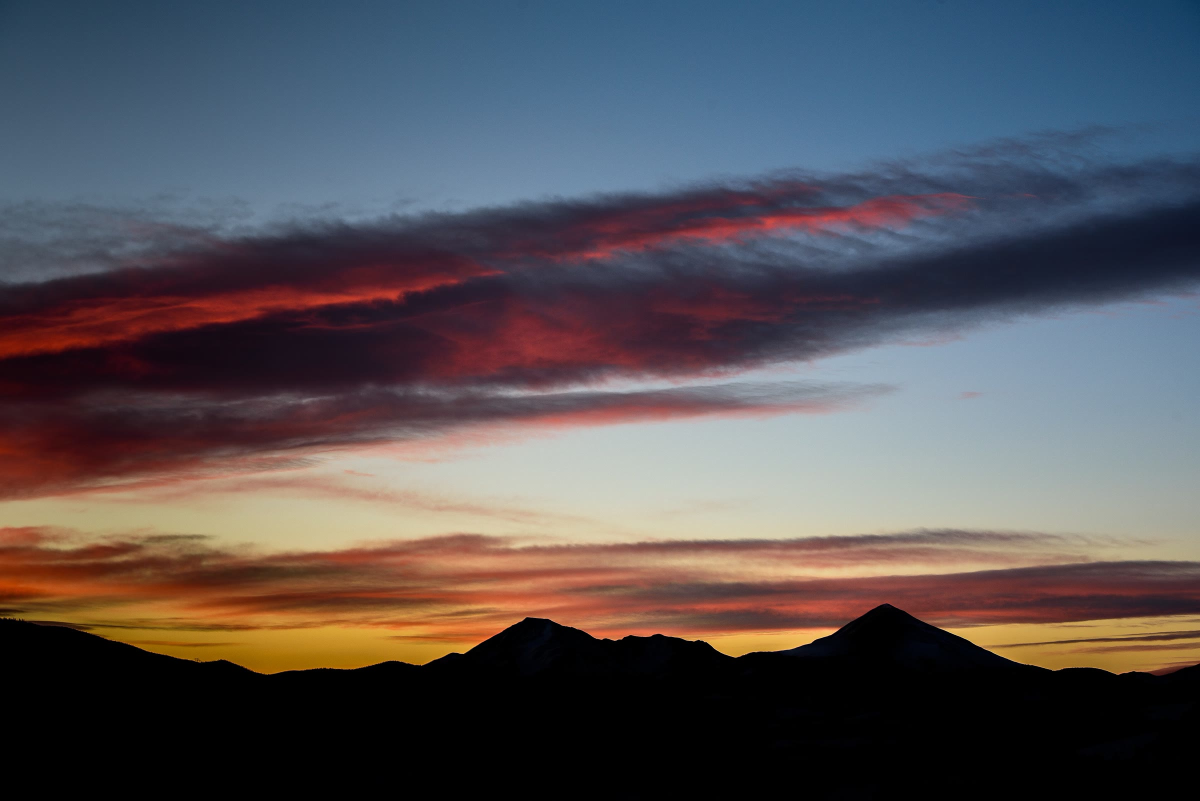
#> input picture archive/designs/43/bake/src/commons-mountains-colorful-sky-nathan-anderson.jpg, 2400 x 1602 px, found by its file name (shown at 1/2 size)
$ python specimens.py ../../../43/bake/src/ambientcg-paper003-color.jpg ../../../43/bake/src/commons-mountains-colorful-sky-nathan-anderson.jpg ../../../43/bake/src/commons-mountains-colorful-sky-nathan-anderson.jpg ../../../43/bake/src/commons-mountains-colorful-sky-nathan-anderson.jpg 5
#> lines starting #> are read from the running program, lines starting #| are printed output that depends on the picture; after the words box and inside, x2 and y2 are one past the last pixel; in counts of white or black regions, pixels touching at a corner belong together
### archive/designs/85/assets/src/common.py
import numpy as np
from PIL import Image
from scipy import ndimage as ndi

def srgb2lin(x): return np.where(x<=0.04045,x/12.92,((x+0.055)/1.055)**2.4)
def lin2srgb(x):
    x=np.clip(x,0,1); return np.where(x<=0.0031308,12.92*x,1.055*x**(1/2.4)-0.055)
def hexc(h):
    h=h.lstrip('#'); return srgb2lin(np.array([int(h[i:i+2],16)/255 for i in (0,2,4)]))

PAPER=hexc('#f7f5ea'); PAPER2=hexc('#eae6d8'); INK=hexc('#0b1711')
SPOT=hexc('#2f9e3c'); SPOTD=hexc('#005e26'); SPOTI=hexc('#00301a'); GLASS=hexc('#d1f2d7'); GLOW=hexc('#a6f08f')

def load_gray(path, crop=0.02):
#> called with crop = 0.03
    im=Image.open(path).convert('L'); w,h=im.size
    im=im.crop((int(w*crop),int(h*crop),int(w*(1-crop)),int(h*(1-crop))))
#> im: PIL image 2256x1505 L
    return im

def bilinear(img, x, y):
    """img HxWxC, x,y float coord arrays -> sampled, clamp edges"""
    H,W=img.shape[:2]
    x=np.clip(x,0,W-1.001); y=np.clip(y,0,H-1.001)
    x0=np.floor(x).astype(np.int32); y0=np.floor(y).astype(np.int32)
    fx=(x-x0)[...,None]; fy=(y-y0)[...,None]
    a=img[y0,x0]; b=img[y0,x0+1]; c=img[y0+1,x0]; d=img[y0+1,x0+1]
    return (a*(1-fx)+b*fx)*(1-fy)+(c*(1-fx)+d*fx)*fy

def paper_tex(H,W,seed=1):
    rng=np.random.default_rng(seed)
    n=rng.standard_normal((H,W)).astype(np.float32)
    fine=ndi.gaussian_filter(n,0.7)*0.5
    mid=ndi.gaussian_filter(rng.standard_normal((H,W)).astype(np.float32),6)*6
    # fibres: anisotropic noise
    fib=ndi.gaussian_filter(rng.standard_normal((H,W)).astype(np.float32),(1.2,3.5))*4
    t=fine*0.035+mid*0.02+fib*0.02
    return t

def save(img_lin, path, q=88):
    a=(lin2srgb(img_lin)*255+0.5).astype(np.uint8)
    im=Image.fromarray(a); im.save(path, quality=q); return im

def grain(H,W,amt=0.012,seed=3):
    rng=np.random.default_rng(seed)
    return (rng.standard_normal((H,W,1)).astype(np.float32))*amt

### designs/85/assets/src/glassify.py
"""Turn an ink mask into glass objects lying on paper. Shared by hero + product renders."""
import numpy as np
from scipy import ndimage as ndi
from common import *

def smooth(e0,e1,x):
    t=np.clip((x-e0)/(e1-e0),0,1); return t*t*(3-2*t)

def make_paper(H,W,sc,grid=True,seed=1,gridcol=None):
    yy,xx=np.mgrid[0:H,0:W].astype(np.float32)
    tex=paper_tex(H,W,seed)[...,None]
    P=PAPER*(1+tex)
    if grid:
        g=56*sc
        gl=np.minimum(np.abs(((xx+g/2)%g)-g/2),np.abs(((yy+g/2)%g)-g/2))
        g2=g*5
        gl2=np.minimum(np.abs(((xx+g2/2)%g2)-g2/2),np.abs(((yy+g2/2)%g2)-g2/2))
        gr=np.exp(-(gl/(0.8*sc+0.35))**2)*0.10+np.exp(-(gl2/(1.1*sc+0.45))**2)*0.22
        gc=SPOTD if gridcol is None else gridcol
        P=P*(1-gr[...,None])+gc*gr[...,None]*0.9
    return P

def glassify(a, P, sc, light=(-0.45,-0.7,0.56), R=38, detail=0.20, D=80, shadow_off=(26,38), tint=1.0, mask=None):
    """a: ink lines 0..1 (HxW), P: background paper HxWx3 (linear). Returns rgb, mask."""
    H,W=a.shape
    if mask is None:
        m=ndi.gaussian_filter(a,3*sc)>0.22
        m=ndi.binary_fill_holes(m)
        m=ndi.binary_opening(m,iterations=max(1,int(2*sc)))
        lab,n=ndi.label(m); sizes=ndi.sum(m,lab,range(1,n+1))
        keep=np.isin(lab,1+np.where(sizes>(900*sc*sc))[0]); m=keep
    else:
        m=mask
    mf=ndi.gaussian_filter(m.astype(np.float32),1.0)
    dist=ndi.distance_transform_edt(m).astype(np.float32)
    dome=1-(1-np.clip(dist/(R*sc),0,1))**2
    dome=ndi.gaussian_filter(dome,1.2*sc)
    big=np.sqrt(np.clip(dist/(170*sc),0,1))
    dome=dome*0.75+big*0.55
    h=dome*1.0 - detail*ndi.gaussian_filter(a,1.3*sc)*m + 0.04*ndi.gaussian_filter(a,5*sc)*m
    gy,gx=np.gradient(h)
    K=R*sc*0.9
    nx,ny,nz=-gx*K,-gy*K,np.ones_like(gx)
    ln=np.sqrt(nx*nx+ny*ny+nz*nz); nx/=ln; ny/=ln; nz/=ln
    yy,xx=np.mgrid[0:H,0:W].astype(np.float32)
    # shadow + caustic on paper
    ox,oy=shadow_off[0]*sc,shadow_off[1]*sc
    msh=ndi.shift(mf,(oy,ox),order=1)
    sh=ndi.gaussian_filter(msh,14*sc)
    lap=-ndi.laplace(ndi.gaussian_filter(h,5*sc))
    cs=ndi.shift((np.clip(dist/(60*sc),0,1)**3)*m,(oy*0.8,ox*0.8),order=1)
    cs=ndi.gaussian_filter(cs,2.2*sc); cs=cs/(cs.max()+1e-6)
    core=ndi.shift(ndi.gaussian_filter(dome*m,6*sc),(oy*0.7,ox*0.7),order=1)
    Pg=P*(1-0.30*sh[...,None]*np.array([1.0,0.93,0.97]))
    Pg=Pg+ (GLOW*0.42)*(np.clip(cs*1.6,0,1)**1.5*sh)[...,None]*tint + (SPOT*0.06)*(core*sh)[...,None]*tint
    # refraction
    ch=[]
    for i,k in enumerate((1.0,1.08,1.17)):
        ch.append(bilinear(Pg[...,i:i+1],xx+nx*D*sc*k,yy+ny*D*sc*k)[...,0])
    refr=np.stack(ch,-1)
    thick=h.clip(0,None)
    absorb=np.exp(-thick[...,None]*np.array([0.10,0.02,0.08])*tint)
    edge_green=np.exp(-(np.clip((1-nz)*5,0,3))[...,None]*np.array([1.0,0.42,0.85]))
    body=refr*absorb*edge_green
    Lx,Ly,Lz=light; ll=np.sqrt(Lx*Lx+Ly*Ly+Lz*Lz); Lx/=ll;Ly/=ll;Lz/=ll
    Rx,Ry,Rz=2*nz*nx,2*nz*ny,2*nz*nz-1
    spec=np.clip(Rx*Lx+Ry*Ly+Rz*Lz,0,1)**120
    spec2=np.clip(Rx*0.55+Ry*0.35+Rz*0.76,0,1)**18
    fres=np.clip((1-nz)**1.6*1.6,0,1)
    env=0.4+0.6*smooth(-0.2,0.6,-Ry)  # softbox overhead
    g=body*(1-0.8*fres)[...,None] + np.array([1,1,0.97])*(fres*env*0.55)[...,None] + 2.4*spec[...,None] + (GLASS*0.18)*spec2[...,None]
    out=Pg*(1-mf[...,None])+g*mf[...,None]
    return out, mf

### archive/designs/85/assets/src/specimens.py
import sys, json, numpy as np
from PIL import Image
from scipy import ndimage as ndi
sys.path.insert(0, sys.argv[1]+'/py')
from common import *
from glassify import glassify, make_paper, smooth
S=sys.argv[1]; OUT=sys.argv[2]; src=sys.argv[3]; prefix=sys.argv[4]; n=int(sys.argv[5])
im=load_gray(S+'/dl/'+src,0.03)
w,h=im.size; s0=1100/w
sm=np.asarray(im.resize((1100,int(h*s0)),Image.LANCZOS),dtype=np.float32)/255
a0=smooth(0.10,0.80,sm)
#> in smooth, `return t * t * (3 - 2 * t)`:
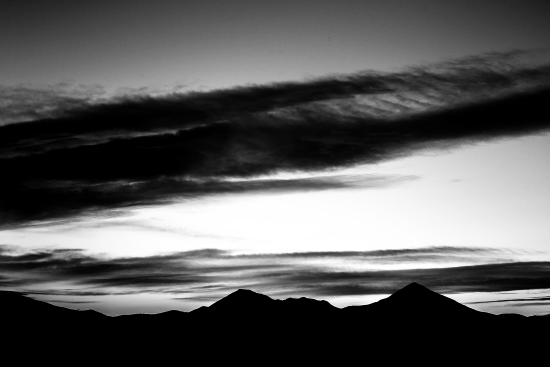
#> returned value: shape (733, 1100) float32 (shown at 1/2 size); min 0, max 1, mean 0.356
m=ndi.binary_fill_holes(ndi.gaussian_filter(a0,2.5)>0.22)
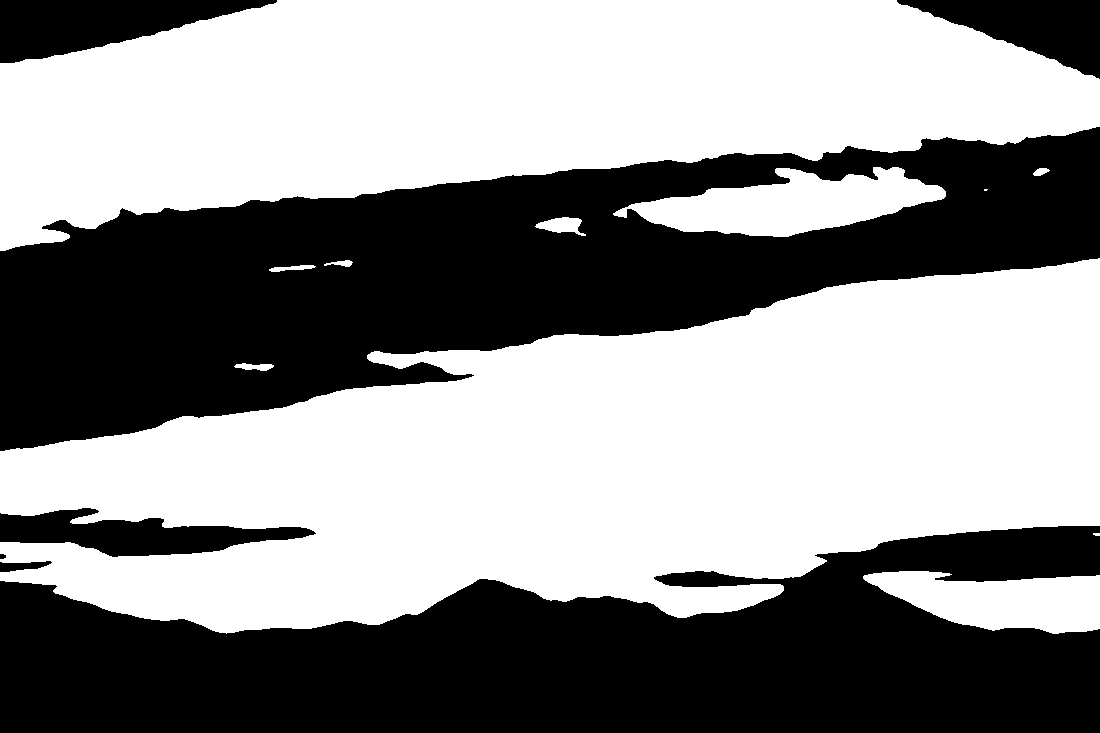
#> m: shape (733, 1100) bool; 56.5% white; 7 black regions, largest, box (x1, y1, x2, y2) and area: (0, 127, 1100, 451) 174278, (0, 526, 1100, 733) 149864, (0, 0, 277, 63) 9974
m=ndi.binary_opening(m,iterations=2)
#> m: shape (733, 1100) bool; 56.5% white; 6 black regions, box (x1, y1, x2, y2) and area: (0, 125, 1100, 453) 174568, (0, 524, 1100, 733) 149926, (0, 0, 278, 65) 9978, (896, 0, 1100, 80) 8043, (0, 508, 316, 557) 7981, (0, 552, 52, 574) 390
lab,k=ndi.label(m)
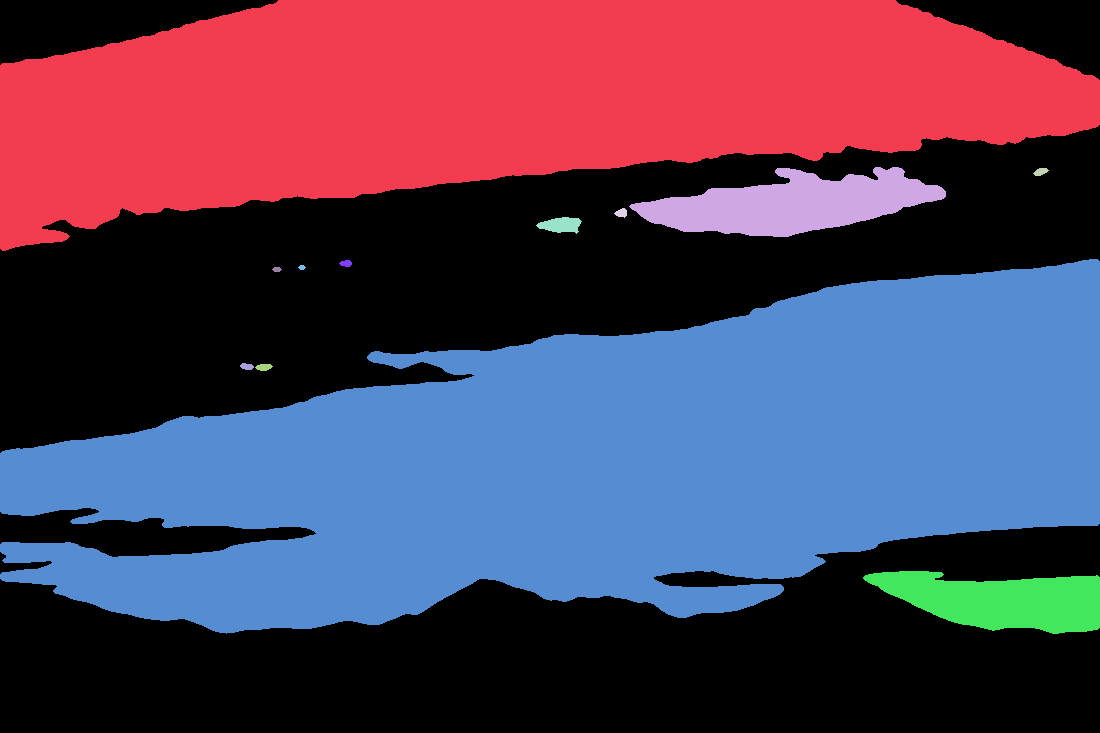
#> lab: shape (733, 1100) int32; 13 distinct labels, from 0 to 12; one colour per label, 0 black
#> k = 12
objs=ndi.find_objects(lab)
#> objs = 12 items
areas=ndi.sum(m,lab,range(1,k+1))
#> areas = [177554, 12709, 85, 86, 521, 254167, 67, 28, 38, 73, 94, 9992]
order=np.argsort(-areas)
#> order = [5, 0, 1, 11, 4, 10, 3, 2, 9, 6, 8, 7]
full=np.asarray(im,dtype=np.float32)/255
meta=[]; c=0
for idx in order:
    if c>=n: break
    sl=objs[idx]; y0,y1=sl[0].start,sl[0].stop; x0,x1=sl[1].start,sl[1].stop
    if y0<3 or x0<3 or y1>m.shape[0]-3 or x1>m.shape[1]-3: continue  # touches border: cut
    bw,bh=x1-x0,y1-y0
    if max(bw,bh)/min(bw,bh)>2.6: continue
    pad=10
    X0,Y0,X1,Y1=[int(v/s0) for v in (x0-pad,y0-pad,x1+pad,y1+pad)]
    crop=full[max(0,Y0):Y1,max(0,X0):X1]
    cm=(lab[max(0,y0-pad):y1+pad,max(0,x0-pad):x1+pad]==idx+1).astype(np.uint8)*255
    T=520; sc=T/max(crop.shape)
    cw,ch=int(crop.shape[1]*sc),int(crop.shape[0]*sc)
    cr=np.asarray(Image.fromarray((crop*255).astype(np.uint8)).resize((cw,ch),Image.LANCZOS),dtype=np.float32)/255
    mm=np.asarray(Image.fromarray(cm).resize((cw,ch),Image.BILINEAR),dtype=np.float32)/255>0.5
    mm=ndi.binary_erosion(mm,iterations=2)
    a=smooth(0.10,0.80,cr)*mm
    # pad canvas
    P_=24; H,W=ch+2*P_,cw+2*P_
    A=np.zeros((H,W),np.float32); A[P_:-P_,P_:-P_]=a
    M=np.zeros((H,W),bool); M[P_:-P_,P_:-P_]=mm
    P=make_paper(H,W,0.5,grid=False,seed=c+7)
    g,mf=glassify(A,P,sc=0.55,mask=M,R=24,D=95,detail=0.42)
    alpha=np.clip(ndi.gaussian_filter(M.astype(np.float32),0.8),0,1)
    rgb=(lin2srgb(g)*255+0.5).astype(np.uint8)
    rgba=np.dstack([rgb,(alpha*255).astype(np.uint8)])
    name=f'{prefix}-{c+1:02d}'
    Image.fromarray(rgba).save(f'{OUT}/{name}-glass.webp',quality=86,method=6)
    inkrgb=np.zeros((H,W,3),np.uint8); inkrgb[...]=(9,23,16)
    ia=np.clip(A*1.0,0,1)
    Image.fromarray(np.dstack([inkrgb,(ia*255).astype(np.uint8)])).save(f'{OUT}/{name}-ink.webp',quality=90,method=6)
    # radius for physics: equivalent circle
    meta.append({'id':name,'w':W,'h':H,'r':float(np.sqrt(M.sum()/np.pi))})
    c+=1
#> this loop made 11 passes
#> (idx, y1, x1, bw, bh, X0) on passes 6, 7, 8, 10: (10, 371, 273, 18, 7, 502), (3, 218, 627, 13, 10, 1238), (2, 176, 1049, 16, 8, 2098), (6, 267, 352, 13, 7, 674)
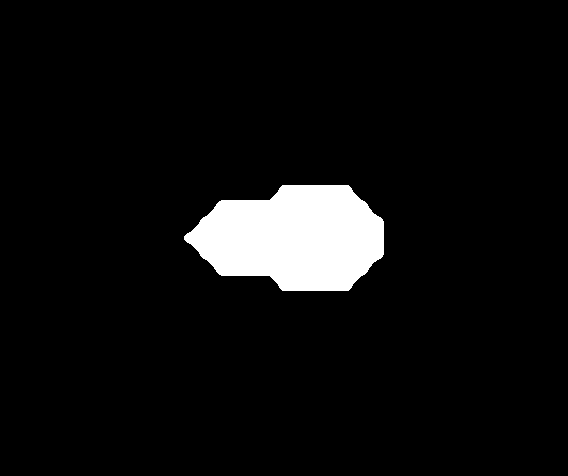
#> M: shape (476, 568) bool; 5.8% white; 1 white region, box (x1, y1, x2, y2) and area: (184, 185, 384, 291) 15662
#> cm: shape (27, 33); 7.5% white; 1 white region, box (x1, y1, x2, y2) and area: (10, 10, 23, 17) 67
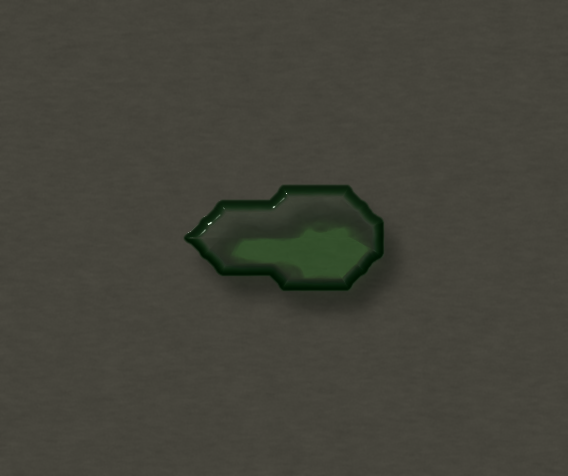
#> g: shape (476, 568, 3) float64; mean of channels 0, 1, 2 0.906, 0.901, 0.803; drawn with min black and max white
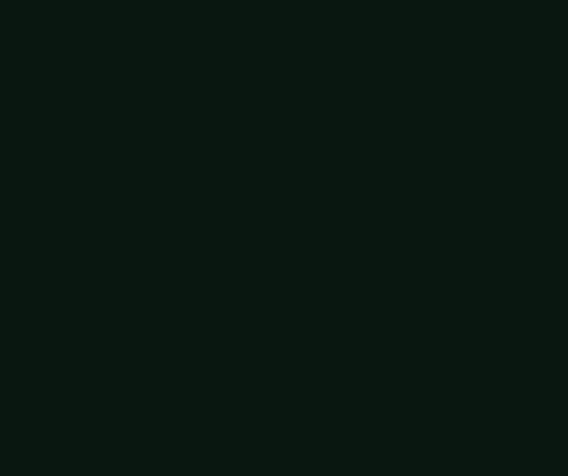
#> inkrgb: shape (476, 568, 3); mean of channels 0, 1, 2 9, 23, 16; drawn as R, G, B
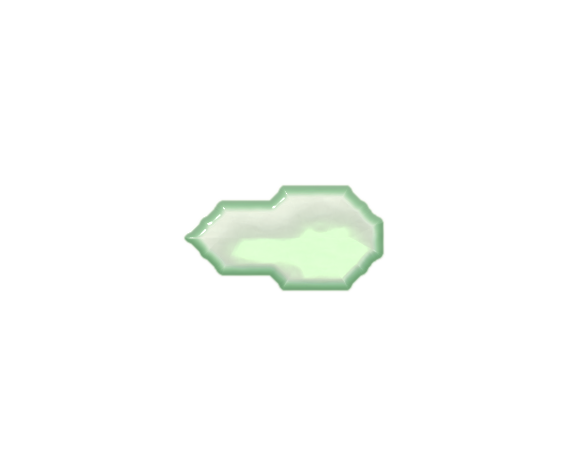
#> rgba: shape (476, 568, 4); mean of channels 0, 1, 2, 3 243.6, 243.4, 231.1, 14.8; transparent parts drawn white
#> after the loop, c = 5; meta = 5 items
json.dump(meta,open(f'{OUT}/{prefix}.json','w'),indent=1)
print(meta)
#> (printed output is left out)

$ run again, on archive/designs/43/bake/src/nasa-iss072e838362.jpg
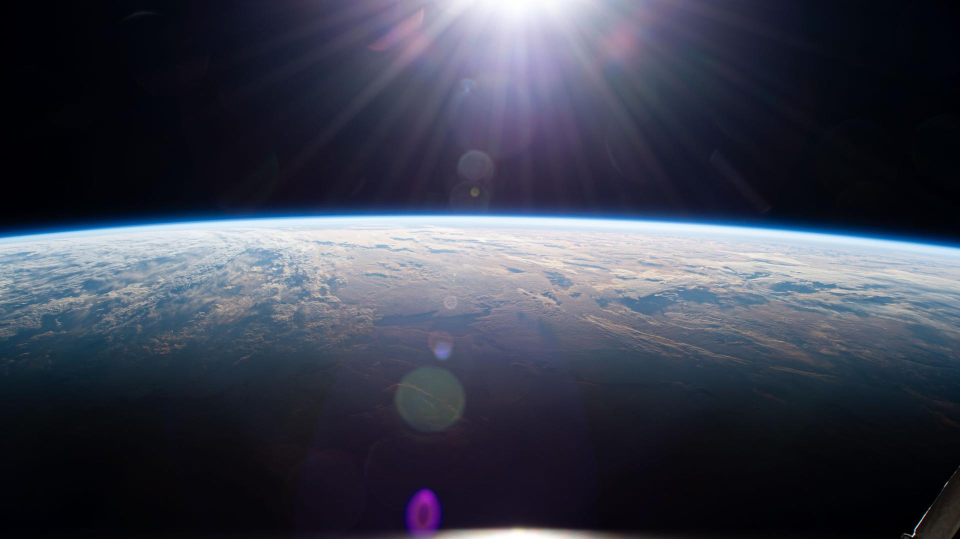
#> input picture archive/designs/43/bake/src/nasa-iss072e838362.jpg, 1920 x 1078 px, found by its file name (shown at 1/2 size)
#> `lab,k=ndi.label(m)`:
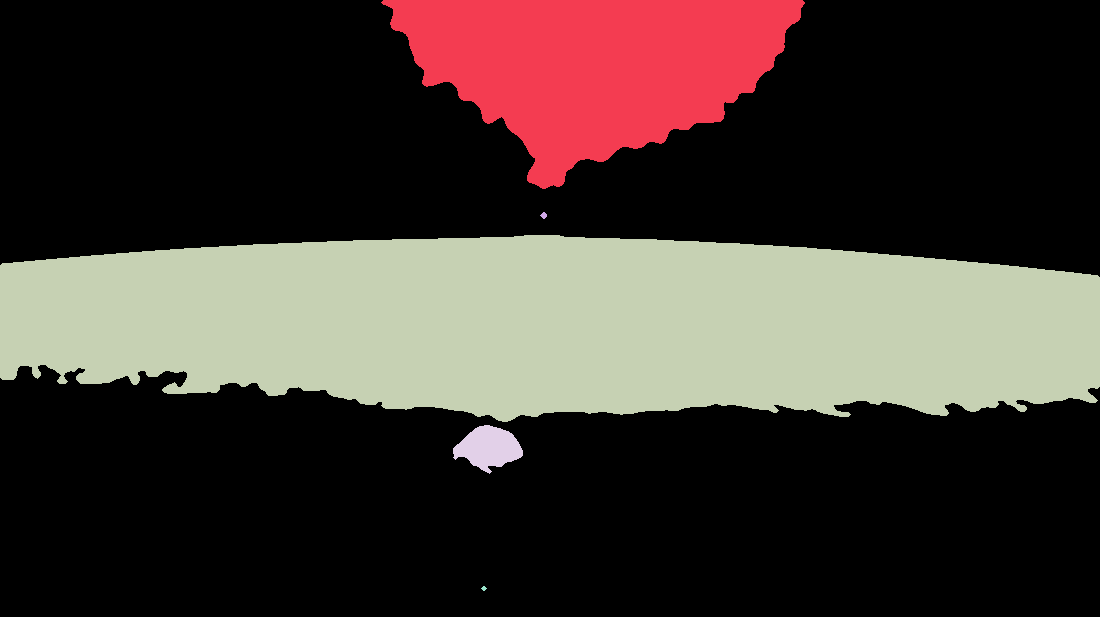
#> lab: shape (617, 1100) int32; 6 distinct labels, from 0 to 5; one colour per label, 0 black
#> k = 5
#> objs = 5 items
#> areas = [47913, 31, 167279, 2109, 18]
#> order = [2, 0, 3, 1, 4]
#> the loop `for idx in order:` made 5 passes
#> (idx, y1, x1) on passes 1 to 2: (2, 422, 1100), (0, 189, 805)
#> after the loop `for idx in order:`:
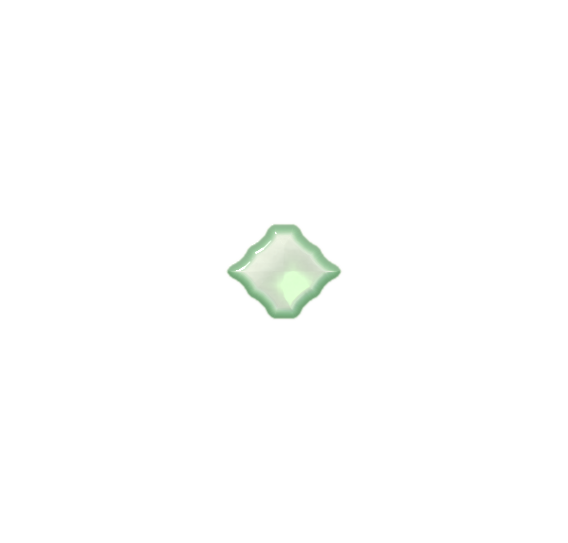
#> rgba: shape (543, 568, 4); mean of channels 0, 1, 2, 3 245.5, 244.1, 232.7, 5.3; transparent parts drawn white
#> after the loop `for idx in order:`: c = 3; meta = 3 items
#> (printed output is left out)
